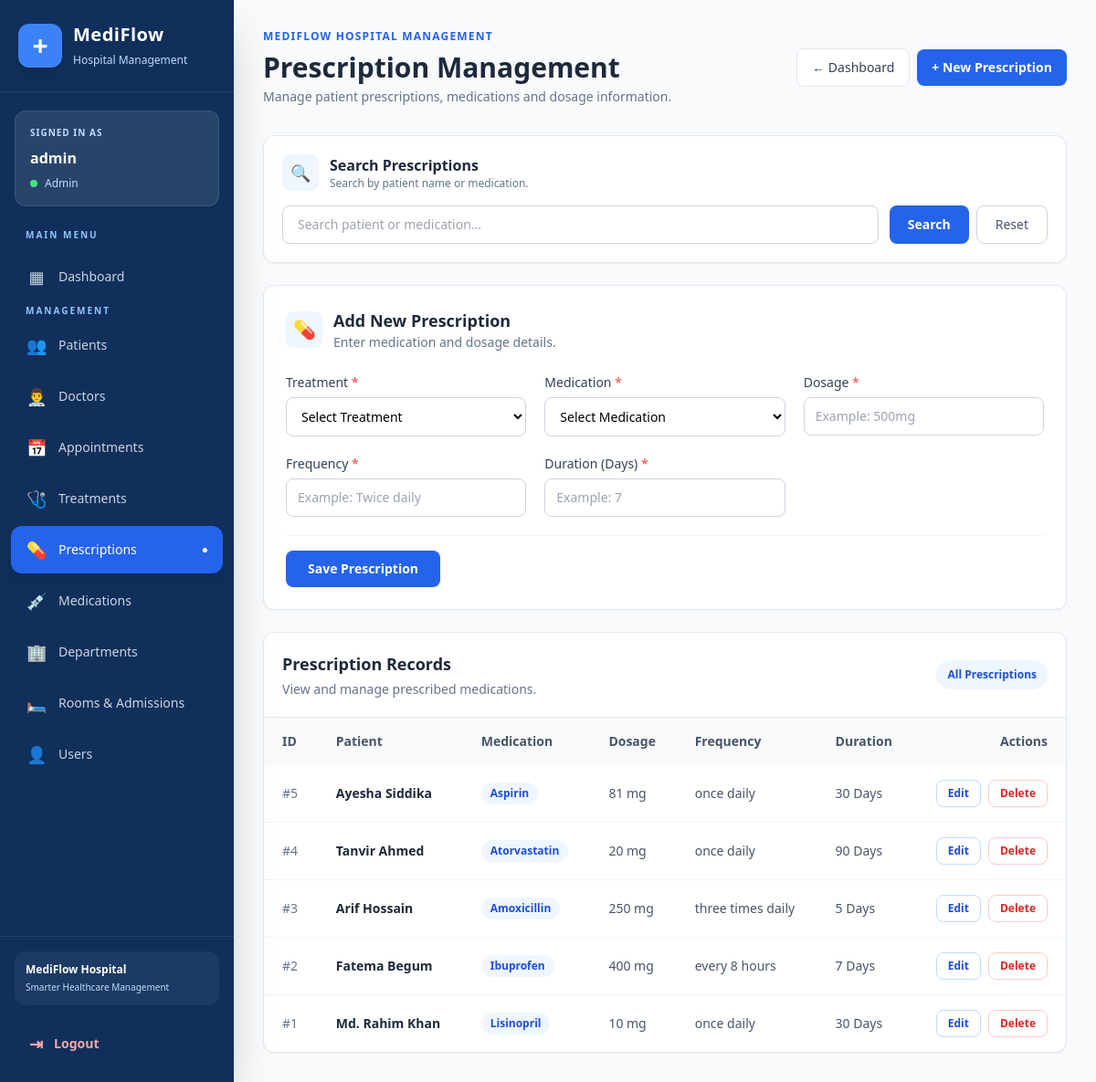
The page /dashboard/manage-prescriptions.php (signed in) on the database its author committed.
### tables this page shows
CREATE TABLE IF NOT EXISTS users (
  id INT AUTO_INCREMENT PRIMARY KEY,
  username VARCHAR(120) NOT NULL UNIQUE,
  email VARCHAR(190) NOT NULL UNIQUE,
  password_hash VARCHAR(255) NOT NULL,
  role ENUM('admin','doctor','patient') NOT NULL DEFAULT 'patient',
  linked_doctor_id INT NULL UNIQUE,
  linked_patient_id INT NULL UNIQUE,
  FOREIGN KEY (linked_doctor_id) REFERENCES doctors(id) ON DELETE SET NULL,
  FOREIGN KEY (linked_patient_id) REFERENCES patients(id) ON DELETE SET NULL
);

CREATE TABLE IF NOT EXISTS prescriptions (
  id INT AUTO_INCREMENT PRIMARY KEY,
  treatment_id INT NOT NULL,
  medication_id INT NOT NULL,
  dosage VARCHAR(100) NOT NULL,
  frequency VARCHAR(100) NOT NULL,
  duration_days INT NOT NULL,
  FOREIGN KEY (treatment_id) REFERENCES treatments(id) ON DELETE CASCADE,
  FOREIGN KEY (medication_id) REFERENCES medications(id) ON DELETE RESTRICT
);

CREATE TABLE IF NOT EXISTS patients (
  id INT AUTO_INCREMENT PRIMARY KEY,
  first_name VARCHAR(100) NOT NULL,
  last_name VARCHAR(100) NOT NULL,
  gender ENUM('male','female','other') NULL,
  birthdate DATE NULL,
  phone VARCHAR(30) NULL,
  email VARCHAR(190) NULL,
  address VARCHAR(255) NULL
);

CREATE TABLE IF NOT EXISTS medications (
  id INT AUTO_INCREMENT PRIMARY KEY,
  name VARCHAR(150) NOT NULL UNIQUE,
  description TEXT NULL
);

### dashboard/manage-prescriptions.php (the view, shortened to what the rows shown need)
<?php
require_once __DIR__ . '/../database.php';
$isDoctor = has_role(ROLE_DOCTOR);
$user = current_user();
$doctorId = $isDoctor ? (int)($user['linked_doctor_id'] ?? 0) : null;
$doctorUnlinked = $isDoctor && !$doctorId;
$editId = isset($_GET['edit']) ? (int)$_GET['edit'] : 0;
$editRow = $editId ? prescriptions_get($editId) : null;
$p = get_pagination_params(10);
if ($doctorUnlinked) {
  flash_add('error', 'Your account is not linked to a doctor profile. Please contact an administrator.');
  $rows = [];
  $pages = 1;
} else if ($isDoctor && $doctorId) {
  $data = prescriptions_list_for_doctor($doctorId, $p['q'], $p['limit'], $p['offset']);
  $rows = $data['rows'];
  $pages = (int) ceil(max(1, (int)$data['total']) / $p['per']);
} else {
  $data = prescriptions_list($p['q'], $p['limit'], $p['offset']);
  $rows = $data['rows'];
}
?>
<!doctype html>
<html>
<head>
  <script src="https://cdn.tailwindcss.com"></script>
</head>
<body class="bg-slate-50 min-h-screen">
    <?php include __DIR__ . '/sidebar.php'; ?>
    <main class="md:ml-64 min-h-screen p-4 sm:p-6 lg:p-8">
        <div class="flex flex-col sm:flex-row sm:items-center sm:justify-between gap-4 mb-8">
            <div>
                <h1 class="text-2xl sm:text-3xl font-bold text-slate-800">
                    <?= $editRow ? 'Edit Prescription' : ($isDoctor ? 'My Prescriptions' : 'Prescription Management') ?>
                </h1>
            </div>
        </div>
        <section class="bg-white rounded-xl border border-slate-200 shadow-sm p-5 mb-6">
            <div class="flex items-center gap-3 mb-4">
                <div>
                    <h2 class="font-semibold text-slate-800">
                        Search Prescriptions
                    </h2>
                </div>
            </div>
        </section>
        <section id="prescription-form"
                 class="bg-white rounded-xl border border-slate-200 shadow-sm p-5 sm:p-6 mb-6">
            <div class="flex items-center gap-3 mb-6">
                <div>
                    <h2 class="text-lg font-bold text-slate-800">
                        <?= $editRow ? 'Update Prescription' : 'Add New Prescription' ?>
                    </h2>
                </div>
            </div>
        </section>
        <section class="bg-white rounded-xl border border-slate-200 shadow-sm overflow-hidden">
            <div class="p-5 border-b border-slate-200 flex flex-col sm:flex-row sm:items-center sm:justify-between gap-3">
                <div>
                    <h2 class="text-lg font-bold text-slate-800">
                        Prescription Records
                    </h2>
                </div>
            </div>
            <div class="overflow-x-auto">
                <table class="min-w-full text-sm">
                    <thead class="bg-slate-50 text-slate-600">
                        <tr>
                            <th class="text-left px-5 py-4 font-semibold">
                                ID
                            </th>
                            <th class="text-left px-5 py-4 font-semibold">
                                Patient
                            </th>
                            <th class="text-left px-5 py-4 font-semibold">
                                Medication
                            </th>
                            <th class="text-left px-5 py-4 font-semibold">
                                Dosage
                            </th>
                            <th class="text-left px-5 py-4 font-semibold">
                                Frequency
                            </th>
                            <th class="text-left px-5 py-4 font-semibold">
                                Duration
                            </th>
                            <th class="text-right px-5 py-4 font-semibold">
                                Actions
                            </th>
                        </tr>
                    </thead>
                    <tbody class="divide-y divide-slate-100">
                        <?php foreach ($rows as $r): ?>
                            <tr class="hover:bg-slate-50 transition">
                                <td class="px-5 py-4 text-slate-500 font-medium">
                                    #<?= (int)$r['id'] ?>
                                </td>
                                <td class="px-5 py-4">
                                    <span class="font-semibold text-slate-800 whitespace-nowrap">
                                        <?= htmlspecialchars($r['first_name'] . ' ' . $r['last_name']) ?>
                                    </span>
                                </td>
                                <td class="px-5 py-4">
                                    <span class="inline-flex items-center px-2.5 py-1 rounded-full bg-blue-50 text-blue-700 text-xs font-semibold">
                                        <?= htmlspecialchars($r['med_name']) ?>
                                    </span>
                                </td>
                                <td class="px-5 py-4 text-slate-600 whitespace-nowrap">
                                    <?= htmlspecialchars($r['dosage']) ?>
                                </td>
                                <td class="px-5 py-4 text-slate-600 whitespace-nowrap">
                                    <?= htmlspecialchars($r['frequency']) ?>
                                </td>
                                <td class="px-5 py-4 text-slate-600 whitespace-nowrap">
                                    <?= (int)$r['duration_days'] ?> Days
                                </td>
                                <td class="px-5 py-4">
                                    <div class="flex flex-wrap justify-end items-center gap-2">
                                        <a href="?edit=<?= (int)$r['id'] ?>"
                                           class="px-3 py-1.5 rounded-lg border border-blue-200 text-blue-700 text-xs font-semibold hover:bg-blue-50 transition">
                                            Edit
                                        </a>
                                        <?php if (!$isDoctor): ?>
                                            <form method="post"
                                                  class="inline"
                                                  onsubmit="return confirm('Are you sure you want to delete this prescription?')">
                                                <button type="submit"
                                                    class="px-3 py-1.5 rounded-lg border border-red-200 text-red-600 text-xs font-semibold hover:bg-red-50 transition">
                                                    Delete
                                                </button>
                                            </form>
                                        <?php endif; ?>
                                    </div>
                                </td>
                            </tr>
                        <?php endforeach; ?>
                    </tbody>
                </table>
            </div>
        </section>
    </main>
</body>
</html>

### dashboard/sidebar.php (shortened to what the rows shown need)
<?php
$user = current_user();
$role = $user['role'] ?? ROLE_PATIENT;
?>
<div x-data="{ open: false }">
    <aside
        class="fixed inset-y-0 left-0 z-50 flex w-64 flex-col bg-[#102F5B] text-white shadow-2xl transition-transform duration-300"
        :class="open ? 'translate-x-0' : '-translate-x-full md:translate-x-0'">
        <div class="mx-4 mt-5 rounded-xl border border-white/10 bg-white/10 p-4">
            <p class="text-[10px] font-bold uppercase tracking-widest text-blue-200">
                Signed in as
            </p>
            <p class="mt-2 truncate font-semibold text-white">
                <?= htmlspecialchars($user['username'] ?? 'User') ?>
            </p>
            <div class="mt-2 flex items-center gap-2">
                <span class="h-2 w-2 rounded-full bg-green-400"></span>
                <span class="text-xs capitalize text-blue-200">
                    <?= htmlspecialchars($role) ?>
                </span>
            </div>
        </div>
    </aside>
</div>

### rows shown on the page
users: username "admin", role "Admin"
prescriptions: id "5", patients.first_name+last_name "Ayesha Siddika", medication.name "Aspirin", dosage "81 mg", frequency "once daily", duration_days "30"
prescriptions: id "4", patients.first_name+last_name "Tanvir Ahmed", medication.name "Atorvastatin", dosage "20 mg", frequency "once daily", duration_days "90"
prescriptions: id "3", patients.first_name+last_name "Arif Hossain", medication.name "Amoxicillin", dosage "250 mg", frequency "three times daily", duration_days "5"
prescriptions: id "2", patients.first_name+last_name "Fatema Begum", medication.name "Ibuprofen", dosage "400 mg", frequency "every 8 hours", duration_days "7"
prescriptions: id "1", patients.first_name+last_name "Md. Rahim Khan", medication.name "Lisinopril", dosage "10 mg", frequency "once daily", duration_days "30"

### other values the page prints
$icon "▦ 👥 👨‍⚕️ 📅 🩺 💊 💉 🏢 🛏️ 👤"
$label "Dashboard Patients Doctors Appointments Treatments Prescriptions Medications Departments Rooms & Admissions Users"
